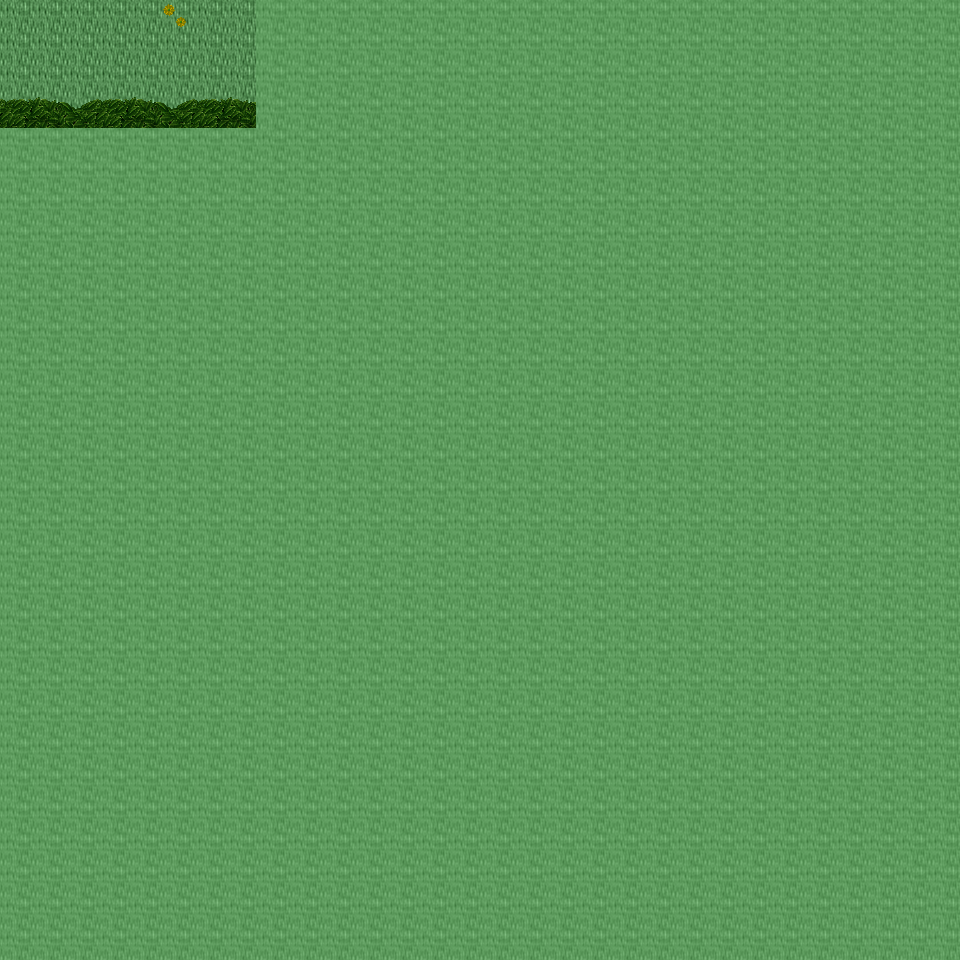

This is a level from a 2D game, rendered from its Tiled map with the project's own tilesets. A one-line summary and the map file follow, with tile-layer data summarised:
An orthogonal 30x30 tile map with 32x32 px tiles, 6 tile layers (Ground, Object, Object2, Above, ...), 23 tilesets and 2 objects (2x mapchange).

<map version="1.0" orientation="orthogonal" renderorder="right-down" width="30" height="30" tilewidth="32" tileheight="32" nextobjectid="3">
  <tileset firstgid="1" name="tileset_ground_ground" tilewidth="32" tileheight="32" tilecount="33" columns="3">
    <image source="../drawable/tileset_ground_ground.png" width="96" height="352" />
  </tileset>
  <tileset firstgid="34" name="tileset_plant_grasses" tilewidth="32" tileheight="32" tilecount="6" columns="3">
    <image source="../drawable/tileset_plant_grasses.png" width="96" height="64" />
  </tileset>
  <tileset firstgid="40" name="tileset_plant_flower_daisy_yellow" tilewidth="32" tileheight="32" tilecount="8" columns="2">
    <image source="../drawable/tileset_plant_flower_daisy_yellow.png" width="64" height="128" />
  </tileset>
  <tileset firstgid="48" name="tileset_plant_bush_bushes" tilewidth="32" tileheight="32" tilecount="10" columns="5">
    <image source="../drawable/tileset_plant_bush_bushes.png" width="160" height="64" />
  </tileset>
  <tileset firstgid="58" name="tileset_plant_flower_daisy_white" tilewidth="32" tileheight="32" tilecount="8" columns="2">
    <image source="../drawable/tileset_plant_flower_daisy_white.png" width="64" height="128" />
  </tileset>
  <tileset firstgid="66" name="tileset_plant_tree_tree_darkgreen" tilewidth="32" tileheight="32" tilecount="88" columns="8">
    <image source="../drawable/tileset_plant_tree_tree_darkgreen.png" width="256" height="352" />
  </tileset>
  <tileset firstgid="154" name="tileset_logic_collision" tilewidth="32" tileheight="32" tilecount="1" columns="1">
    <image source="../drawable/tileset_logic_collision.png" width="32" height="32" />
  </tileset>
  <tileset firstgid="155" name="tileset_ground_ground_3" tilewidth="32" tileheight="32" tilecount="5" columns="5">
    <image source="../drawable/tileset_ground_ground_3.png" width="160" height="32" />
  </tileset>
  <tileset firstgid="160" name="tileset_ground_dry_grass" tilewidth="32" tileheight="32" tilecount="54" columns="9">
    <image source="../drawable/tileset_ground_dry_grass.png" width="288" height="192" />
  </tileset>
  <tileset firstgid="214" name="tileset_ground_pothole" tilewidth="32" tileheight="32" tilecount="4" columns="4">
    <image source="../drawable/tileset_ground_pothole.png" width="128" height="32" />
  </tileset>
  <tileset firstgid="218" name="tileset_building_fence_palisade" tilewidth="32" tileheight="32" tilecount="84" columns="6">
    <image source="../drawable/tileset_building_fence_palisade.png" width="192" height="448" />
  </tileset>
  <tileset firstgid="302" name="tileset_ground_dirt_mounds" tilewidth="32" tileheight="32" tilecount="9" columns="3">
    <image source="../drawable/tileset_ground_dirt_mounds.png" width="96" height="96" />
  </tileset>
  <tileset firstgid="311" name="tileset_furniture_table_square_pale" tilewidth="32" tileheight="32" tilecount="1" columns="1">
    <image source="../drawable/tileset_furniture_table_square_pale.png" width="32" height="32" />
  </tileset>
  <tileset firstgid="312" name="tileset_furniture_table_stone_desk" tilewidth="32" tileheight="32" tilecount="16" columns="4">
    <image source="../drawable/tileset_furniture_table_stone_desk.png" width="128" height="128" />
  </tileset>
  <tileset firstgid="328" name="tileset_item_armor_weapons_for_walls" tilewidth="32" tileheight="32" tilecount="16" columns="4">
    <image source="../drawable/tileset_item_armor_weapons_for_walls.png" width="128" height="128" />
  </tileset>
  <tileset firstgid="344" name="tileset_item_bullseye" tilewidth="32" tileheight="32" tilecount="1" columns="1">
    <image source="../drawable/tileset_item_bullseye.png" width="32" height="32" />
  </tileset>
  <tileset firstgid="345" name="tileset_item_chest_chest_2" tilewidth="32" tileheight="32" tilecount="6" columns="3">
    <image source="../drawable/tileset_item_chest_chest_2.png" width="96" height="64" />
  </tileset>
  <tileset firstgid="351" name="tileset_item_weapon_hanging_bows" tilewidth="32" tileheight="32" tilecount="6" columns="3">
    <image source="../drawable/tileset_item_weapon_hanging_bows.png" width="96" height="64" />
  </tileset>
  <tileset firstgid="357" name="tileset_item_weapon_box_of_weapons" tilewidth="32" tileheight="32" tilecount="2" columns="1">
    <image source="../drawable/tileset_item_weapon_box_of_weapons.png" width="32" height="64" />
  </tileset>
  <tileset firstgid="359" name="tileset_item_ropes" tilewidth="32" tileheight="32" tilecount="4" columns="2">
    <image source="../drawable/tileset_item_ropes.png" width="64" height="64" />
  </tileset>
  <tileset firstgid="363" name="tileset_building_dojo" tilewidth="32" tileheight="32" tilecount="40" columns="8">
    <image source="../drawable/tileset_building_dojo.png" width="256" height="160" />
  </tileset>
  <tileset firstgid="403" name="tileset_furniture_table_grey_long" tilewidth="32" tileheight="32" tilecount="4" columns="2">
    <image source="../drawable/tileset_furniture_table_grey_long.png" width="64" height="64" />
  </tileset>
  <tileset firstgid="407" name="tileset_item_tools" tilewidth="32" tileheight="32" tilecount="9" columns="3">
    <image source="../drawable/tileset_item_tools.png" width="96" height="96" />
  </tileset>
  <layer name="Ground" width="30" height="30">
    <data>[900 cells, 900 non-empty, 6 distinct tile ids]</data>
  </layer>
  <layer name="Object" width="30" height="30">
    <data>[900 cells, 63 non-empty, 19 distinct tile ids]</data>
  </layer>
  <layer name="Object2" width="30" height="30">
    <data>[900 cells, 44 non-empty, 15 distinct tile ids]</data>
  </layer>
  <layer name="Above" width="30" height="30">
    <data>[900 cells, 681 non-empty, 51 distinct tile ids]</data>
  </layer>
  <layer name="Above2" width="30" height="30">
    <data>[900 cells, 18 non-empty, 16 distinct tile ids]</data>
  </layer>
  <layer name="Walkable" width="30" height="30">
    <data>[900 cells, 868 non-empty, 1 distinct tile ids]</data>
  </layer>
  <objectgroup name="MapEvents">
    <object id="1" name="north" type="mapchange" x="0" y="0" width="256" height="32">
      <properties>
        <property name="map" value="0_ados_mountain_n2_w2_x4_y0" />
        <property name="place" value="south" />
      </properties>
    </object>
    <object id="2" name="west" type="mapchange" x="0" y="0" width="32" height="128">
      <properties>
        <property name="map" value="0_ados_mountain_n2_w2_x3_y1" />
        <property name="place" value="east" />
      </properties>
    </object>
  </objectgroup>
</map>
